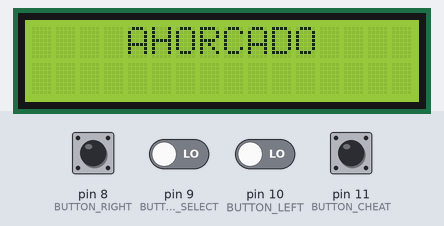
A sketch run on a simulated Arduino Uno, built with avr-gcc and run on an emulated ATmega328P. Shown: 16×2 character LCD. The test bench sets the inputs (shaded band); at power-on: pin 8 (BUTTON_RIGHT), pin 9 (BUTTON_SELECT), pin 10 (BUTTON_LEFT), pin 11 (BUTTON_CHEAT) LOW. Random numbers use the default seed unless the sketch sets one.

Above: at 1.2 s.
1.3 s: pin 9 (BUTTON_SELECT) driven HIGH and pin 10 (BUTTON_LEFT) driven HIGH
At 4.25 s:
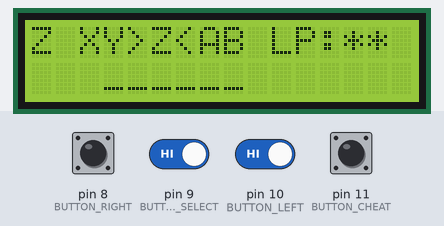
4.3 s: pin 8 (BUTTON_RIGHT) pulled HIGH for 0.15 s
At 5.5 s:
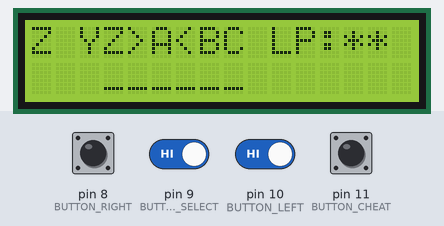
5.9 s: pin 11 (BUTTON_CHEAT) pulled HIGH for 0.15 s
At 7.1 s:
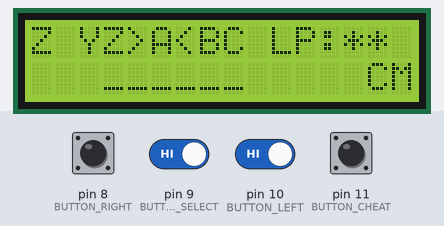
7.5 s: pin 8 (BUTTON_RIGHT) pulled HIGH for 1 s
At 8.3 s:
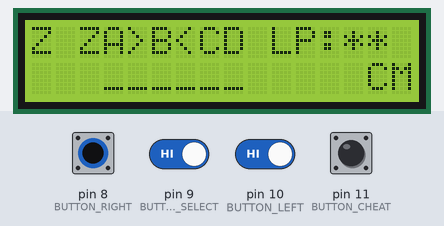
10.0 s: pin 11 (BUTTON_CHEAT) pulled HIGH for 1 s
At 10.8 s:
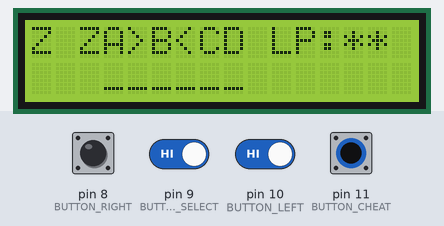
12.5 s: pin 8 (BUTTON_RIGHT) pulled HIGH for 0.15 s
At 13.5 s:
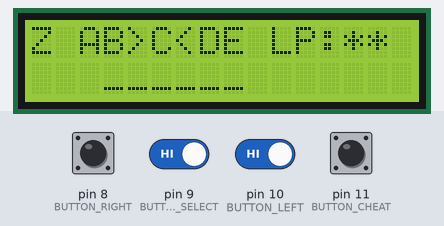
Timing chart, 0 to 15.1 s (numbered marks = the images above; inputs shaded):
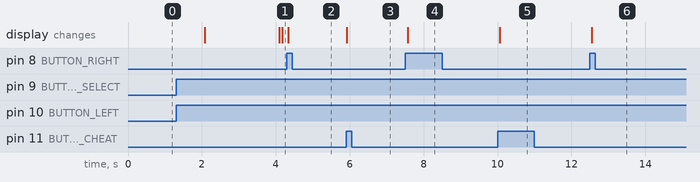

Measured:
- after the input at 4.3 s, the display: changes at once (image 2)
- after the input at 5.9 s, the display: changes at once (image 3)
- after the input at 7.5 s, the display: changes after 0.07 s (image 4)
- after the input at 10.0 s, the display: changes after 0.06 s (image 5)
- after the input at 12.5 s, the display: changes after 0.05 s (image 6)

The sketch:

ahorcado.ino
```cpp
// C++ code
//

// DEFINES //
#define BUTTON_RIGHT 8
#define BUTTON_SELECT 9
#define BUTTON_LEFT 10
#define BUTTON_CHEAT 11
#define NUM 5
#define TIME 2000
#include <LiquidCrystal.h>

LiquidCrystal lcd(2, 3, 4, 5, 6, 7);

void setup()
{
    lcd.begin(16, 2);
    pinMode(BUTTON_RIGHT, INPUT);
    pinMode(BUTTON_SELECT, INPUT);
    pinMode(BUTTON_LEFT, INPUT);
    pinMode(BUTTON_CHEAT, INPUT);
    randomSeed(analogRead(0));
}

// DECLARACION DE VARIABLES //
unsigned long millis_before = 0;
int lettersCounter = 0;
int wordSize;
short button_cheat_before = LOW;
short button_left_before = LOW;
short button_right_before = LOW;
short button_select_before = LOW;
char guessLetter;
short cheat;
int cheatPos = 0;
short cheatSize;
short correctLetter;
short flagTitle = 0;
short gameLost = 0;
short gameOver;
short gameStarted = 0;
short gameWin;
short guessedCount = 0;
short i;
short infiniteLives = 0;
short level = 1;
short lifePoints;
short lettersPut;
short nextAction;
short selected;
short showWord;
short totalRight;
short totalCheatRight;
short x;
char cheatMK[] = {"ABACABB"};
char cheatKC[] = {"UUDDLRLRBAS"};
char cheatWord[13];
char guessedLetter[13];
char guessWord[13];
char letters[] = "ABCDEFGHIJKLMNOPQRSTUVWXYZ";
char *words1[] = {"HOMERO", "MARGE", "BART", "LISA", "MAGGIE"};
char *words2[] = {"MARTY", "EMMET", "JENNIFER", "GEORGE", "BIFF"};
char *words3[] = {"ALPHAMON", "OMEGAMON", "MAGNAMON", "DUKEMON", "YGGDRASILL"};
char *words4[] = {"THOR", "IRONMAN", "WASP", "ANTMAN", "HULK"};
char *words5[] = {"VALKYR", "MESA", "EXCALIBUR", "SEVAGOTH", "OCTAVIA"};

/** FUNCIONES **/
/**
 * @brief Imprime un espacio en la posicion indicada.
 *
 * @param col Columna donde imprime el espacio.
 * @param row Fila donde imprime el espacio.
 */
void clearCR(int col, int row)
{
    lcd.setCursor(col, row);
    lcd.print(" ");
}
/**
 * @brief Imprime un espacio en todas las columnas de una fila.
 *
 * @param row Fila que va a imprimir un espacio,
 */
void clear_col(int row)
{
    for (i = 0; i < 16; i++)
    {
        clearCR(i, row);
    }
}

/**
 * @brief Imprime un espacio en las dos filas de la pantalla
 * llamando dos veces a la funcion clear_col
 *
 */
void clear_screen()
{
    clear_col(0);
    clear_col(1);
}

/**
 * @brief Genera una palabra al azardependiendo del nivel
 * y la copia en la variable guessWord.
 *
 */
void new_word()
{
    int pick = random(NUM);
    switch (level)
    {
    case 1:
        strcpy(guessWord, words1[pick]);
        break;

    case 2:
        strcpy(guessWord, words2[pick]);
        break;

    case 3:
        strcpy(guessWord, words3[pick]);
        break;

    case 4:
        strcpy(guessWord, words4[pick]);
        break;

    case 5:
        strcpy(guessWord, words5[pick]);
        break;
    }
}

/**
 * @brief Llama a las fucniones necesarias y deja todo listo para iniciar el juego.
 * Llamma a la funcion para generar una nueva palabra y calcula el tamaño.
 * Asigna los puntos de vida.
 * Llama a la funcion para mostrar los guiones,
 * Pone las banderas en 0.
 * Ademas pone NULL en guessLetter para que no muestre basura al empezar y
 * llena de "a" guessedLetter para reemplazar las letras en caso de que se superen los niveles.
 * Finalmente pone la bandera para iniciar el juego en 1.
 *
 */
void game_start()
{
    new_word();
    wordSize = strlen(guessWord);
    set_life_points();
    show_blanks();
    totalRight = 0;
    lettersCounter = 0;
    guessedCount = 0;
    guessLetter = NULL;
    memset(guessedLetter, 'a', strlen(guessedLetter));
    gameStarted = 1;
}

/**
 * @brief Si el nivel es 1, asigna los puntos de vida en 3.
 *
 */
void set_life_points()
{
    if (level == 1)
    {
        lifePoints = 3;
    }
}
/**
 * @brief Imprime en la pantalla LCD el titulo del juego si no se mostro todavia.
 * Si se mostro pone la flagTitle en 1 y pone nextAction en 1.
 *
 */
void show_title()
{
    if (flagTitle == 0)
    {
        lcd.setCursor(4, 0);
        lcd.print("AHORCADO");
        nextAction = 1;
        flagTitle = 1;
    }
}

/**
 * @brief Imprime en la pantalla LCD el nivel.
 *
 */
void show_level()
{
    lcd.setCursor(4, 0);
    lcd.print("NIVEL ");
    lcd.print(level);
}

/**
 * @brief Imprime en la pantalla LCD un guion bajo por cada letra
 * que tenga la palabra.
 *
 */
void show_blanks()
{
    lcd.setCursor(3, 1);
    for (i = 0; i < wordSize; i++)
    {
        lcd.print("_");
    }
}

/**
 * @brief Imprime en la pantalla LCD los puntos de vida y se va actualizando si se pierden.
 *
 */
void show_life_points()
{
    lcd.setCursor(10, 0);
    lcd.print("LP:");
    switch (lifePoints)
    {
    case 3:
        lcd.print("***");
        break;

    case 2:
        lcd.print("**");
        clearCR(15, 0);
        break;

    case 1:
        lcd.print("*");
        clearCR(14, 0);
        break;

    case 0:
        clearCR(13, 0);
        break;
    }
}

/**
 * @brief Imprime en la pantalla LCD la letra en la que se esta parado.}
 * con dos felchas que la señalan.
 *
 */
void show_letter()
{
    lcd.setCursor(4, 0);
    lcd.print(">");
    lcd.print(letters[lettersCounter]);
    lcd.print("<");
}

/**
 * @brief Imprime en la pantalla LCD las dos letras anteriores a la
 * izquierda de la letra que se esta parado.
 *
 */
void show_leters_left()
{
    lcd.setCursor(2, 0);
    for (i = 2; i >= 1; i--)
    {
        if (lettersCounter - i >= 0)
        {
            lcd.print(letters[lettersCounter - i]);
        }
        else
        {
            if (lettersCounter == 0)
            {
                lcd.print(letters[24]);
                lcd.print(letters[25]);
                break;
            }
            else
            {
                lcd.print(letters[25]);
            }
        }
    }
}

/**
 * @brief Imprime en la pantalla LCD las dos letras posteriores a la
 * derecha de la letra que se esta parado.
 *
 */
void show_letters_right()
{
    lcd.setCursor(7, 0);
    for (i = 1; i <= 2; i++)
    {
        if (lettersCounter + i <= 25)
        {
            lcd.print(letters[lettersCounter + i]);
        }
        else
        {
            if (lettersCounter == 25)
            {
                lcd.print(letters[0]);
                lcd.print(letters[1]);
                break;
            }
            else
            {
                lcd.print(letters[0]);
            }
        }
    }
}

/**
 * @brief Si la letra seleccionada no es NULL la imprime en la pantalla del LCD.
 *
 */
void show_last_letter()
{
    if (guessLetter != NULL)
    {
        lcd.setCursor(0, 0);
        lcd.print(guessLetter);
    }
}

/**
 * @brief Imprime por la pantalla LCD "YOU WIN"
 * y la palabra que habia que adivinar.
 *
 */
void show_winner()
{
    lcd.setCursor(4, 0);
    lcd.print("YOU WIN");
    lcd.setCursor(4, 1);
    lcd.print(guessWord);
}

/**
 * @brief Imprime por la pantalla LCD "GAME OVER".
 *
 */
void show_game_over()
{
    lcd.setCursor(6, 0);
    lcd.print("GAME");
    lcd.setCursor(6, 1);
    lcd.print("OVER");
}

/**
 * @brief Imprime por la pantalla LCD "CHAMPION".
 *
 */
void show_champion()
{
    lcd.setCursor(4, 1);
    lcd.print("CHAMPION");
}

/**
 * @brief Si el modo cheat esta activado imprime "CH", si no lo borrra
 *
 */
void show_cheat_mode()
{
    if (cheat == 1)
    {
        lcd.setCursor(14, 1);
        lcd.print("CM");
    }
    else
    {
        clearCR(14, 1);
        clearCR(15, 1);
    }
}

/**
 * @brief Decrementa el contador de letras en uno,
 * si baja de 0 lo devuelve a 25.
 *
 */
void letters_counter_down()
{
    lettersCounter--;
    if (lettersCounter < 0)
    {
        lettersCounter = 25;
    }
}

/**
 * @brief Incrementa el contador de letras en uno,
 * si sube de 25 lo vuelve a 0.
 *
 */
void letters_counter_up()
{
    lettersCounter++;
    if (lettersCounter > 25)
    {
        lettersCounter = 0;
    }
}

/**
 * @brief Guarda la letra en la posicion en la que se encuentra el contador.
 * pone la bandera selected en 1 para indicar que se selecciono una letra.
 *
 */
void select_Letter()
{
    guessLetter = letters[lettersCounter];
    selected = 1;
}

/**
 * @brief Recorre el la palabra a adivinar,
 * si la letra seleccionada coincide con una o mas letras las imprime en la pantalla LCD y cuenta cuantas imprimio.
 *
 * @param letter
 */
void show_correct_letters(char letter)
{
    lettersPut = 0;
    for (i = 0; i < wordSize; i++)
    {
        if (letter == guessWord[i])
        {
            lcd.setCursor(i + 3, 1);
            lcd.print(letter);
            lettersPut++;
        }
    }
}

/**
 * @brief Si las letras hay letras impresas mayor a 0 y las letreas no fueron ya adivinadas
 * copia la cantidad de letras que se imprimio, las gurarda en el total de aciertos,
 * y pone correctLetter en 1.
 * Si no pone correctLetter en 0.
 *
 */
void close_to_victtory()
{
    if (lettersPut > 0 && !already_guessed())
    {
        totalRight += lettersPut;
        correctLetter = 1;
    }
    else
    {
        correctLetter = 0;
    }
}

/**
 * @brief Agrega la letra seleccionada al array de letras acertadas.
 *
 */
void guessed_letters()
{
    guessedLetter[guessedCount] = guessLetter;
    guessedCount++;
}

/**
 * @brief Recorre las letras que fueron adivinadas,
 * y revisa que la letra selecionada esta o no en el array.
 *
 * @return int Retorna 0 si la letra seleccionada no esta y 1 si esta.
 */
int already_guessed()
{
    int retorno;
    int size;

    retorno = 0;
    size = strlen(guessedLetter);

    for (i = 0; i < size; i++)
    {
        if (guessLetter == guessedLetter[i])
        {
            retorno = 1;
            break;
        }
    }
    return retorno;
}

/**
 * @brief Si el modo cheat esta desactivado, lo activa, si no, lo desactiva.
 *
 */
void cheat_on_off()
{
    if (cheat != 1)
    {
        cheat = 1;
    }
    else
    {
        cheat = 0;
    }
}

/**
 * @brief Reimprime en la pantalla LCD las letras ya acertadas.
 *
 */
void rewrite_letters()
{
    int size;

    size = strlen(guessedLetter);

    for (x = 0; x < size; x++)
    {
        show_correct_letters(guessedLetter[x]);
    }
}

/**
 * @brief Restaura los guines bajos y las letras que fueron acertadas.
 *  *
 */
void restore()
{
    show_blanks();
    rewrite_letters();
}

void need_restore()
{
    if (cheat == 0 && showWord == 1)
    {
        restore();
        showWord = 0;
    }
}

/**
 * @brief Si la letra seleccionada coincide con la letra del truco en la posicion indicada,
 *  la guarda en un array e incrementa la posicion en 1 para comparar la siguiente letra.
 *
 */
void cheats()
{
    if (guessLetter == cheatMK[cheatPos] || guessLetter == cheatKC[cheatPos])
    {
        cheatWord[cheatPos] = guessLetter;
        cheatPos++;
    }
}

/**
 * @brief Truco de Mortal Kombat que muestra la sancgre... aca muestra la palabra a adivinar.
 * Siempre y cuando las letras en el array que guardo cheat coincidan con "ABACABB".
 */
void cheats_mortal_kombat()
{
    if (strcmp(cheatWord, cheatMK) == 0)
    {
        lcd.setCursor(3, 1);
        lcd.print(guessWord);
        showWord = 1;
        cheatPos = 0;
    }
}

/**
 * @brief Clasico codigo Konami, da vidas infinitas.
 *Siempre y cuando las letras en el array que guardo cheat coincidan con "UUDDLRLRBAS".
 */
void chet_konami_code()
{
    if (strcmp(cheatWord, cheatKC) == 0)
    {
        infiniteLives = 1;
        cheatPos = 0;
    }
}

/**
 * @brief Antirebote del boton cheat.
 * Llama a la funcion para activar los trucos.
 * y a la funcion que analiza si necesita restaurar las letras.
 * Pone guessLetter en NULL para que no lo tome como error y descuente una vida.
 *
 */
void press_button_cheat()
{
    int button_cheat_now = digitalRead(BUTTON_CHEAT);
    if (button_cheat_now == HIGH && button_cheat_before == LOW)
    {
        cheat_on_off();
        need_restore();
        guessLetter = NULL;
    }
    button_cheat_before = button_cheat_now;
}

/**
 * @brief Antirebote del bboton izquierdo.
 * Llama a la funcion que hace decrementar el contador de letras.
 *
 */
void press_button_left()
{
    int button_left_now = digitalRead(BUTTON_LEFT);
    if (button_left_now == HIGH && button_left_before == LOW)
    {
        letters_counter_down();
    }
    button_left_before = button_left_now;
}

/**
 * @brief Antirebote del boton derecho.
 * Llama a la funcion que hace incrementar el contador de letras.
 *
 */
void press_button_right()
{
    int button_right_now = digitalRead(BUTTON_RIGHT);
    if (button_right_now == HIGH && button_right_before == LOW)
    {
        letters_counter_up();
    }
    button_right_before = button_right_now;
}

/**
 * @brief Antirebote del boton select.
 * Llama a la fncion que seleciona.
 * Si el modo cheat no esta activado llama a las funciones que analizan si la letra selecionada
 * esta en la palabra a adivinar.
 * Si el modo cheat esta en 1 llama a las funciones que dejan ingresar los trucos.
 */
void press_button_select()
{
    int button_select_now = digitalRead(BUTTON_SELECT);
    if (button_select_now == HIGH && button_select_before == LOW)
    {
        select_Letter();
        if (cheat == 0)
        {
            show_correct_letters(guessLetter);
            close_to_victtory();
            if (correctLetter == 1)
            {
                guessed_letters();
            }
        }
        else
        {
            cheats();
            cheats_mortal_kombat();
            chet_konami_code();
        }
    }
    button_select_before = button_select_now;
}

/**
 * @brief Lista de acciones a realizar.
 * Si esta en 1: Limpia la pantalla y muestra el nivel, pone nextAction en 2,
 * Si esta en 2: Limpia la pantalla y llama a la funcion para iniciar el juego, pone nextAction en 0.
 * Si esta en 3: Limpia la pantalla y muestra game over y pone nextAction en 1 y level en 1 para reiniciar el juego.
 * Si esta en 4: Limpia la pantalla y muestra winner, si el nivel es menor a 5 lo incrementa y póne a nextAction como 1, sino elige 5 como nextAction.
 * Si esta en 5: Limpia la pantalla, mutra el titulo y abajo champeon, despues pone nextAction en 1 para reiniciar el juego desde el primer nivel
 */
void actions()
{
    switch (nextAction)
    {
    case 1:
        clear_screen();
        show_level();
        nextAction = 2;
        break;

    case 2:
        clear_screen();
        game_start();
        nextAction = 0;
        break;

    case 3:
        clear_screen();
        show_game_over();
        nextAction = 1;
        level = 1;
        break;

    case 4:
        clear_screen();
        show_winner();
        if (level < 5)
        {
            level++;
            nextAction = 1;
        }
        else
        {
            nextAction = 5;
        }
        break;

    case 5:
        clear_screen();
        flagTitle = 0;
        show_title();
        show_champion();
        nextAction = 1;
        level = 1;
        break;
    }
}

/**
 * @brief secuencia que ejecuta una accion cada 2 segundos.
 *
 */
void sequence()
{
    unsigned long millis_now = millis();
    if (millis_now - millis_before >= TIME)
    {
        actions();

        millis_before = millis_now;
    }
}

/**  LOOP **/
void loop()
{
    show_title();
    sequence();
    // Si el juego empezo se pueden usar los botones.
    // y se muestra la vida.
    if (gameStarted == 1)
    {
        show_life_points();
        press_button_left();
        press_button_select();
        press_button_right();
        show_letters_right();
        show_letter();
        show_leters_left();
        show_last_letter();
        press_button_cheat();
        show_cheat_mode();

        // Se pierde una vida si se selecciono una,
        // no se acerto a la correcta, el cheat mode esta desactivado,
        // y no hay vidas infinitas.
        if (selected == 1 &&
            correctLetter == 0 &&
            cheat == 0 &&
            guessLetter != NULL &&
            infiniteLives == 0)
        {
            lifePoints--;
            // Si las vidas llegan a 0 se ejecuta el case 3 de las acciones.
            // game started en 0 para interrumpir el uso de botones y las funciones que muestran.
            if (lifePoints == 0)
            {
                gameStarted = 0;
                nextAction = 3;
            }
        }
        else
        {
            // Si la cantidad de letras correctas es igual a la cantidad de letras de la palabra.
            // se ejecuta el case 4 de las acciones.
            // game started en 0 para interrumpir el uso de botones y las funciones que muestran.
            if (totalRight == wordSize)
            {
                gameStarted = 0;
                nextAction = 4;
            }
        }

        selected = 0;
    }

    delay(80);
}
```
